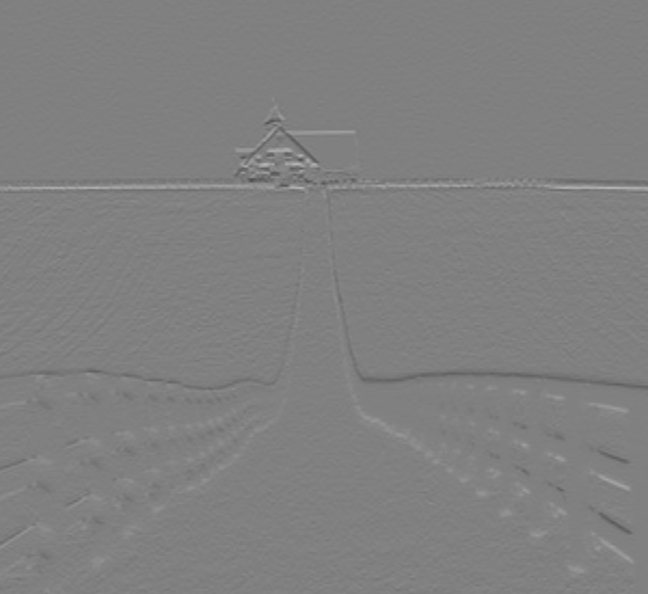
#> input picture codigo_e_exemplos/resultados/5niveis_resp_R0_recorte.png, 648 x 594 px
$ python gerar_figuras_artigo.py
#> lines starting #> are read from the running program, lines starting #| are printed output that depends on the picture
#> (reads codigo_e_exemplos/resultados/execucao.json from the repository)
#> (reads codigo_e_exemplos/resultados/metricas.json from the repository)
"""Gera figuras compostas e gráficos para o artigo e os slides a partir dos resultados.

Uso:
    python gerar_figuras_artigo.py --resultados resultados --saida resultados/figuras
"""
import argparse
import json
from pathlib import Path

import cv2 as cv
import matplotlib
matplotlib.use('Agg')
import matplotlib.pyplot as plt
from matplotlib.patches import FancyBboxPatch
import numpy as np

from robinson import CORES_DIRECOES_BGR, NOMES_DIRECOES

plt.rcParams.update({
    'font.family': 'sans-serif',
    'font.sans-serif': ['DejaVu Sans', 'Liberation Sans', 'Arial'],
    'axes.edgecolor': '#CBD5E1',
    'axes.linewidth': 0.8,
})


def ler_rgb(caminho):
    img = cv.imread(str(caminho), cv.IMREAD_UNCHANGED)
    if img is None:
        raise FileNotFoundError(caminho)
    if img.ndim == 2:
        return img
    return cv.cvtColor(img, cv.COLOR_BGR2RGB)


def gerar_diagrama_mascaras(saida):
    """Diagrama dos 4 pares anti-simétricos (5 níveis) e equivalência R_{k+4} = -R_k."""
    fig, ax = plt.subplots(figsize=(10.5, 4.8), dpi=220)
    ax.set_xlim(0, 10.5)
    ax.set_ylim(0, 4.8)
    ax.axis('off')

    pares = [
        ('R0 (N) / R4 (S)', 'Borda horizontal (—)', [[1, 2, 1], [0, 0, 0], [-1, -2, -1]], 0),
        ('R1 (NO) / R5 (SE)', 'Borda diagonal (/)', [[2, 1, 0], [1, 0, -1], [0, -1, -2]], 1),
        ('R2 (O) / R6 (L)', 'Borda vertical (|)', [[1, 0, -1], [2, 0, -2], [1, 0, -1]], 2),
        ('R3 (SO) / R7 (NE)', r'Borda diagonal (\)', [[0, -1, -2], [1, 0, -1], [2, 1, 0]], 3),
    ]

    for idx, (titulo, sub, mat, cor_idx) in enumerate(pares):
        cx = 1.35 + idx * 2.55
        cor_rgb = CORES_DIRECOES_BGR[cor_idx][::-1] / 255.0
        cor_op_rgb = CORES_DIRECOES_BGR[cor_idx + 4][::-1] / 255.0

        card = FancyBboxPatch(
            (cx - 1.12, 0.35), 2.24, 4.05,
            boxstyle='round,pad=0.08,rounding_size=0.14',
            facecolor='#F8FAFC', edgecolor='#CBD5E1', linewidth=1.1,
        )
        ax.add_patch(card)
        ax.text(cx, 4.15, titulo, ha='center', va='center', fontsize=10.5, fontweight='bold', color='#0F172A')
        ax.text(cx, 3.82, sub, ha='center', va='center', fontsize=8.8, color='#475569')

        # Grade 3x3
        tamanho = 0.56
        x_ini = cx - 1.5 * tamanho
        y_ini = 1.80
        for r in range(3):
            for c in range(3):
                val = mat[r][c]
                bg = '#DBEAFE' if val > 0 else ('#FEE2E2' if val < 0 else '#E2E8F0')
                fg = '#1E3A8A' if val > 0 else ('#991B1B' if val < 0 else '#334155')
                rect = plt.Rectangle(
                    (x_ini + c * tamanho, y_ini + (2 - r) * tamanho),
                    tamanho, tamanho, facecolor=bg, edgecolor='#94A3B8', linewidth=0.9,
                )
                ax.add_patch(rect)
                ax.text(
                    x_ini + (c + 0.5) * tamanho,
                    y_ini + (2 - r + 0.5) * tamanho,
                    f'{val:+d}' if val != 0 else '0',
                    ha='center', va='center', fontsize=10.5, fontweight='bold', color=fg,
                )

        # Barras de cor indicando Rk e -Rk
        ax.add_patch(plt.Rectangle((cx - 0.9, 1.18), 0.22, 0.22, facecolor=cor_rgb, edgecolor='none'))
        ax.text(cx - 0.6, 1.29, f'Rk (+) · {NOMES_DIRECOES[cor_idx]}', ha='left', va='center', fontsize=8.3, color='#1E293B')
        ax.add_patch(plt.Rectangle((cx - 0.9, 0.78), 0.22, 0.22, facecolor=cor_op_rgb, edgecolor='none'))
        ax.text(cx - 0.6, 0.89, f'-Rk (-) · {NOMES_DIRECOES[cor_idx+4]}', ha='left', va='center', fontsize=8.3, color='#1E293B')

    fig.suptitle(
        'As 4 máscaras base de Robinson (5 níveis) e seus opostos anti-simétricos (Rk+4 = -Rk)',
        fontsize=12, fontweight='bold', color='#0F172A', y=0.98,
    )
    plt.tight_layout(rect=[0, 0, 1, 0.94])
    fig.savefig(saida / 'fig_mascaras_rosa.png', dpi=220)
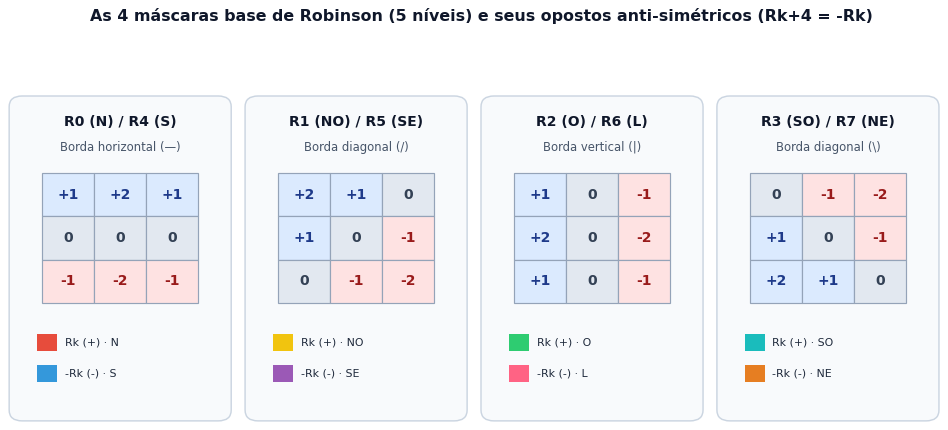
#> figure drawn by matplotlib, 1 panel
    plt.close(fig)


def gerar_respostas_4direcoes(resultados, saida):
    paineis = [
        ('5niveis_resp_R0_recorte.png', 'R0 (N/S) — Realça horizonte e travessas horizontais'),
        ('5niveis_resp_R1_recorte.png', 'R1 (NO/SE) — Realça inclinação (/) do telhado e cerca esq.'),
        ('5niveis_resp_R2_recorte.png', 'R2 (O/L) — Realça mourões verticais e paredes da casa'),
        ('5niveis_resp_R3_recorte.png', r'R3 (SO/NE) — Realça inclinação (\) do telhado e cerca dir.'),
    ]
    fig, axes = plt.subplots(2, 2, figsize=(9.2, 8.2), dpi=220)
    for ax, (arq, titulo) in zip(axes.flat, paineis):
        img = ler_rgb(resultados / arq)
#> in ler_rgb, img is the input picture: shape (594, 648); min 77, max 184, mean 128
        ax.imshow(img, cmap='gray', vmin=0, vmax=255)
        ax.set_title(titulo, fontsize=9.6, fontweight='bold', color='#0F172A', pad=6)
        ax.axis('off')
#> pass 2 of the loop in gerar_respostas_4direcoes, `for ax, (arq, titulo) in zip(axes.flat, paineis):`:
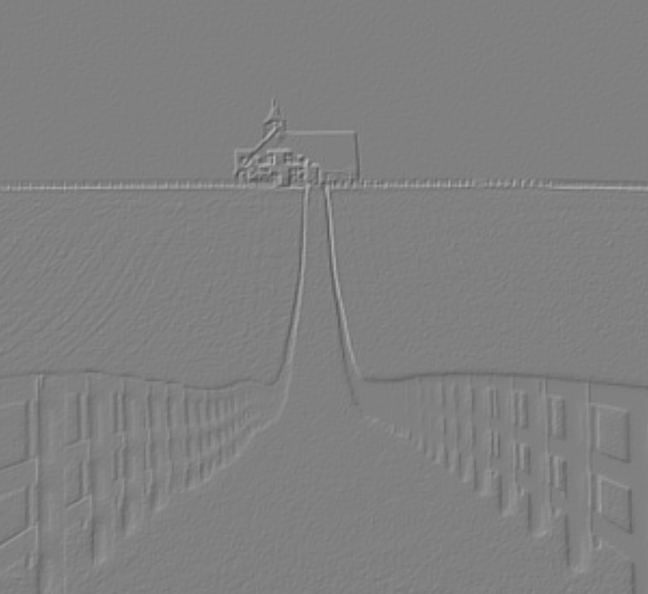
#> input picture codigo_e_exemplos/resultados/5niveis_resp_R1_recorte.png, 648 x 594 px
#> in ler_rgb, img is the input picture: shape (594, 648); min 78, max 188, mean 128
    fig.suptitle(
        'Respostas direcionais isoladas (5 níveis; cinza médio = 0)',
        fontsize=11.5, fontweight='bold', color='#0F172A', y=0.98,
    )
    plt.tight_layout(rect=[0, 0, 1, 0.95])
    fig.savefig(saida / 'fig_respostas_4direcoes.png', dpi=220)
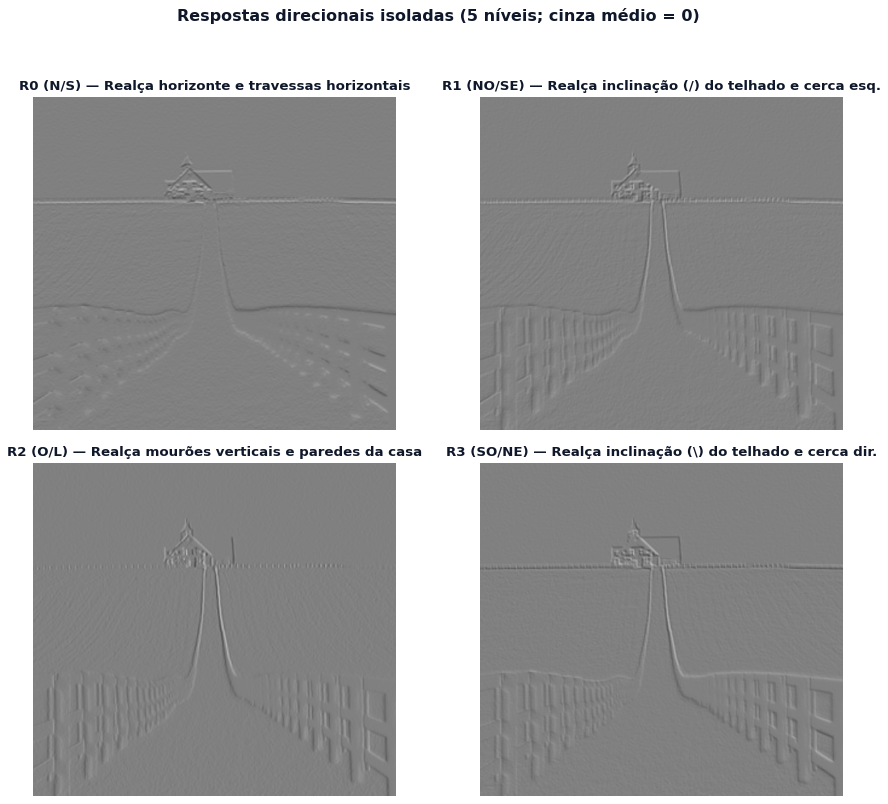
#> figure drawn by matplotlib, 4 panels
    plt.close(fig)


def gerar_comparacao_3_vs_5(resultados, exec_json, saida):
    est = exec_json['estatisticas']
    limiar = exec_json['limiar']
    paineis = [
        ('original_cinza_recorte.png', 'Original\n(componente Y)'),
        ('3niveis_mag_recorte.png', f"Robinson 3 níveis — Magnitude\n(teto 765; máx. {est['3niveis']['mag_norm_max']:.1f})"),
        ('5niveis_mag_recorte.png', f"Robinson 5 níveis — Magnitude\n(teto 1020; máx. {est['5niveis']['mag_norm_max']:.1f})"),
        ('3niveis_bin_recorte.png', f"3 níveis binário\n(τ = {limiar:.0f}; {est['3niveis']['pixels_borda_pct']:.2f}% bordas)"),
        ('5niveis_bin_recorte.png', f"5 níveis binário\n(τ = {limiar:.0f}; {est['5niveis']['pixels_borda_pct']:.2f}% bordas)"),
    ]
    fig = plt.figure(figsize=(11.0, 7.2), dpi=220)
    gs = fig.add_gridspec(2, 3, width_ratios=[1, 1, 1], hspace=0.28, wspace=0.10)
    posicoes = [(0, 0), (0, 1), (0, 2), (1, 1), (1, 2)]

    # Coloca legenda resumida no slot inferior esquerdo (1, 0)
    ax_info = fig.add_subplot(gs[1, 0])
    ax_info.axis('off')
    texto_info = (
        'Comparação 3 vs. 5 níveis\n\n'
        '• 3 níveis ({-1, 0, +1}):\n'
        '  peso uniforme nos 3 vizinhos\n'
        '  (equivalente bússola de Prewitt).\n\n'
        '• 5 níveis ({-2, -1, 0, +1, +2}):\n'
        '  peso dobrado no eixo central,\n'
        '  reforçando resposta ao contorno\n'
        '  principal e suavizando pontas.'
    )
    ax_info.text(0.05, 0.92, texto_info, va='top', ha='left', fontsize=9.2, color='#1E293B',
                 bbox=dict(boxstyle='round,pad=0.6', facecolor='#F8FAFC', edgecolor='#CBD5E1'))

    for (r, c), (arq, titulo) in zip(posicoes, paineis):
        ax = fig.add_subplot(gs[r, c])
        ax.imshow(ler_rgb(resultados / arq), cmap='gray', vmin=0, vmax=255)
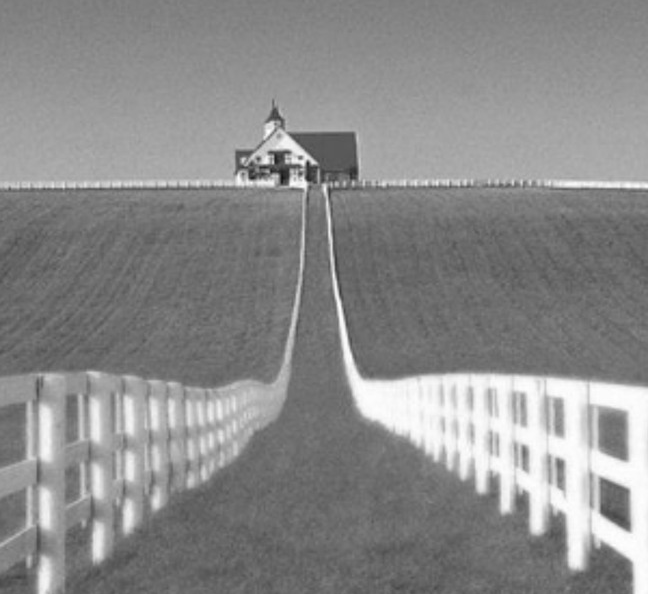
#> input picture codigo_e_exemplos/resultados/original_cinza_recorte.png, 648 x 594 px
#> in ler_rgb, img is the input picture: shape (594, 648); min 17, max 255, mean 138.2
        ax.set_title(titulo, fontsize=9.0, fontweight='bold', color='#0F172A', pad=5)
        ax.axis('off')
#> pass 2 of the loop in gerar_comparacao_3_vs_5, `for (r, c), (arq, titulo) in zip(posicoes, paineis):`:
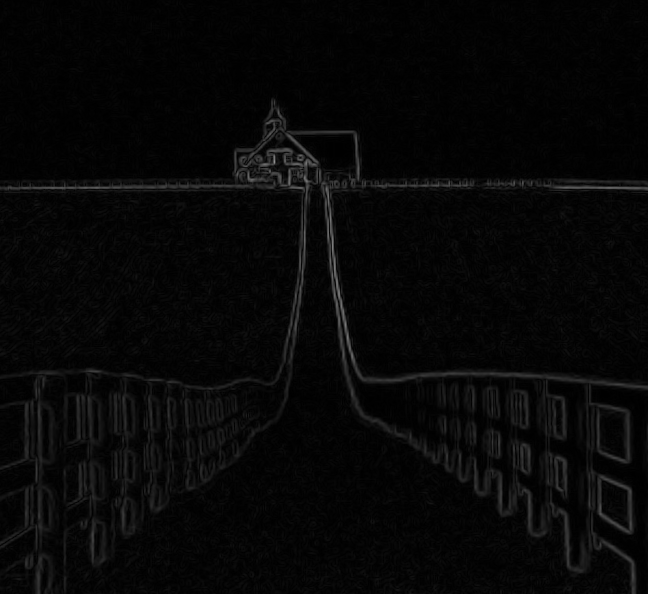
#> input picture codigo_e_exemplos/resultados/3niveis_mag_recorte.png, 648 x 594 px
#> in ler_rgb, img is the input picture: shape (594, 648); min 0, max 145, mean 7

    fig.suptitle('Detecção de bordas: Robinson 3 níveis versus 5 níveis', fontsize=12, fontweight='bold', y=0.98)
    fig.subplots_adjust(left=0.02, right=0.98, top=0.90, bottom=0.04)
    fig.savefig(saida / 'fig_comparacao_3_vs_5.png', dpi=220)
    plt.close(fig)


# [126 lines left out: functions gerar_mapa_direcoes_e_distribuicao, gerar_grafico_distribuicao_direcoes, gerar_realce_cinza_cor, gerar_ruido_suavizacao, not called in this run]


def main():
    parser = argparse.ArgumentParser(description=__doc__)
    parser.add_argument('--resultados', type=Path, default=Path('resultados'))
    parser.add_argument('--saida', type=Path, default=Path('resultados/figuras'))
    args = parser.parse_args()

    args.saida.mkdir(parents=True, exist_ok=True)
    exec_json = json.loads((args.resultados / 'execucao.json').read_text(encoding='utf-8'))
    metricas = json.loads((args.resultados / 'metricas.json').read_text(encoding='utf-8'))

    gerar_diagrama_mascaras(args.saida)
    gerar_respostas_4direcoes(args.resultados, args.saida)
    gerar_comparacao_3_vs_5(args.resultados, exec_json, args.saida)
    gerar_mapa_direcoes_e_distribuicao(args.resultados, metricas, args.saida)
    gerar_grafico_distribuicao_direcoes(metricas, args.saida)
    gerar_realce_cinza_cor(args.resultados, exec_json, args.saida)
    gerar_ruido_suavizacao(args.resultados, metricas, exec_json, args.saida)
    print(f'Figuras compostas salvas em: {args.saida.resolve()}')


if __name__ == '__main__':
#> (the run stopped early here; a loop or call above may not have finished)
